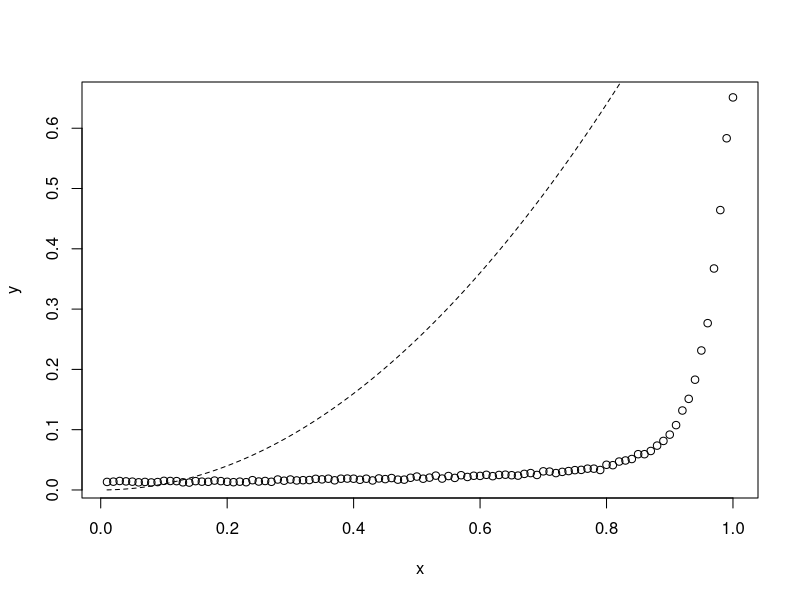
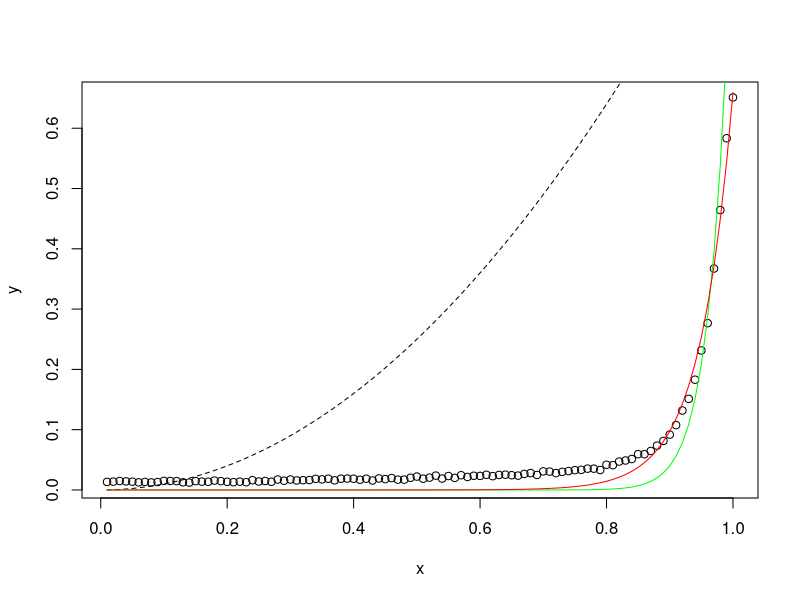

Source code (R) for these figures, in order:
len <- 24
x = runif(len)
y = x^2 + runif(len, min = -0.1, max = 0.1)

x = seq(0.01,1,0.01)
y = as.matrix(read.table('as_iris_k1.dat'))
y = 0.98 - y

plot(x, y)
s <- seq(from = 0.01, to = 1, length = 100)
lines(s, s^2, lty = 2)

df <- data.frame(x, y)
m <- nls(y ~ I(x^power), data = df, start = list(power = 1), trace = T)

m.exp <- nls(y ~ I(a * exp(b * (x-1))), data = df, start = list(a = 0.1, b = 20), trace = T)

plot(x, y)
lines(s, s^2, lty = 2)
lines(s, predict(m, list(x = s)), col = "green")
lines(s, predict(m.exp, list(x = s)), col = "red")
